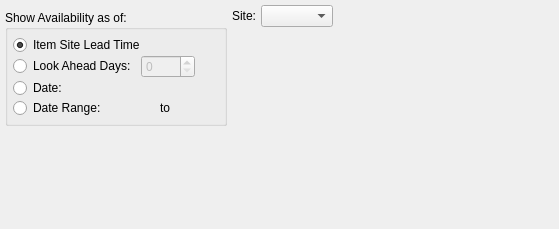
<?xml version="1.0" encoding="UTF-8"?>
<ui version="4.0">
 <comment>This file is part of the xTuple ERP: PostBooks Edition, a free and
open source Enterprise Resource Planning software suite,
Copyright (c) 1999-2010 by OpenMFG LLC, d/b/a xTuple.
It is licensed to you under the Common Public Attribution License
version 1.0, the full text of which (including xTuple-specific Exhibits)
is available at www.xtuple.com/CPAL.  By using this software, you agree
to be bound by its terms.</comment>
 <class>dspOrders</class>
 <widget class="QWidget" name="dspOrders">
  <property name="geometry">
   <rect>
    <x>0</x>
    <y>0</y>
    <width>559</width>
    <height>229</height>
   </rect>
  </property>
  <property name="windowTitle">
   <string>Item Orders</string>
  </property>
  <layout class="QHBoxLayout" name="horizontalLayout">
   <item>
    <layout class="QVBoxLayout">
     <property name="spacing">
      <number>5</number>
     </property>
     <property name="margin">
      <number>0</number>
     </property>
     <item>
      <widget class="ItemCluster" name="_item"/>
     </item>
     <item>
      <widget class="QGroupBox" name="_showByGroup">
       <property name="title">
        <string>Show Availability as of:</string>
       </property>
       <layout class="QVBoxLayout">
        <property name="spacing">
         <number>0</number>
        </property>
        <property name="margin">
         <number>5</number>
        </property>
        <item>
         <widget class="QRadioButton" name="_leadTime">
          <property name="text">
           <string>Item Site Lead Time</string>
          </property>
          <property name="checked">
           <bool>true</bool>
          </property>
         </widget>
        </item>
        <item>
         <layout class="QHBoxLayout">
          <property name="spacing">
           <number>5</number>
          </property>
          <property name="margin">
           <number>0</number>
          </property>
          <item>
           <widget class="QRadioButton" name="_byDays">
            <property name="enabled">
             <bool>true</bool>
            </property>
            <property name="text">
             <string>Look Ahead Days:</string>
            </property>
           </widget>
          </item>
          <item>
           <layout class="QHBoxLayout">
            <property name="spacing">
             <number>0</number>
            </property>
            <property name="margin">
             <number>0</number>
            </property>
            <item>
             <widget class="QSpinBox" name="_days">
              <property name="enabled">
               <bool>false</bool>
              </property>
              <property name="minimum">
               <number>0</number>
              </property>
              <property name="maximum">
               <number>1000</number>
              </property>
             </widget>
            </item>
            <item>
             <spacer>
              <property name="orientation">
               <enum>Qt::Horizontal</enum>
              </property>
              <property name="sizeType">
               <enum>QSizePolicy::Expanding</enum>
              </property>
              <property name="sizeHint" stdset="0">
               <size>
                <width>20</width>
                <height>20</height>
               </size>
              </property>
             </spacer>
            </item>
           </layout>
          </item>
         </layout>
        </item>
        <item>
         <layout class="QHBoxLayout">
          <property name="spacing">
           <number>5</number>
          </property>
          <property name="margin">
           <number>0</number>
          </property>
          <item>
           <widget class="QRadioButton" name="_byDate">
            <property name="text">
             <string>Date:</string>
            </property>
           </widget>
          </item>
          <item>
           <layout class="QHBoxLayout">
            <property name="spacing">
             <number>0</number>
            </property>
            <property name="margin">
             <number>0</number>
            </property>
            <item>
             <widget class="DLineEdit" name="_date">
              <property name="enabled">
               <bool>false</bool>
              </property>
             </widget>
            </item>
            <item>
             <spacer>
              <property name="orientation">
               <enum>Qt::Horizontal</enum>
              </property>
              <property name="sizeType">
               <enum>QSizePolicy::MinimumExpanding</enum>
              </property>
              <property name="sizeHint" stdset="0">
               <size>
                <width>20</width>
                <height>20</height>
               </size>
              </property>
             </spacer>
            </item>
           </layout>
          </item>
         </layout>
        </item>
        <item>
         <layout class="QHBoxLayout">
          <property name="spacing">
           <number>5</number>
          </property>
          <property name="margin">
           <number>0</number>
          </property>
          <item>
           <widget class="QRadioButton" name="_byRange">
            <property name="text">
             <string>Date Range:</string>
            </property>
           </widget>
          </item>
          <item>
           <widget class="DLineEdit" name="_startDate">
            <property name="enabled">
             <bool>false</bool>
            </property>
           </widget>
          </item>
          <item>
           <widget class="QLabel" name="_toLit">
            <property name="text">
             <string>to</string>
            </property>
            <property name="alignment">
             <set>Qt::AlignCenter</set>
            </property>
           </widget>
          </item>
          <item>
           <widget class="DLineEdit" name="_endDate">
            <property name="enabled">
             <bool>false</bool>
            </property>
           </widget>
          </item>
         </layout>
        </item>
       </layout>
      </widget>
     </item>
     <item>
      <spacer name="verticalSpacer">
       <property name="orientation">
        <enum>Qt::Vertical</enum>
       </property>
       <property name="sizeHint" stdset="0">
        <size>
         <width>20</width>
         <height>0</height>
        </size>
       </property>
      </spacer>
     </item>
    </layout>
   </item>
   <item>
    <layout class="QVBoxLayout">
     <property name="spacing">
      <number>0</number>
     </property>
     <property name="margin">
      <number>0</number>
     </property>
     <item>
      <layout class="QHBoxLayout">
       <property name="spacing">
        <number>5</number>
       </property>
       <property name="margin">
        <number>0</number>
       </property>
       <item>
        <widget class="QLabel" name="_warehouseLit">
         <property name="text">
          <string>Site:</string>
         </property>
         <property name="alignment">
          <set>Qt::AlignRight|Qt::AlignTrailing|Qt::AlignVCenter</set>
         </property>
         <property name="buddy">
          <cstring>_warehouse</cstring>
         </property>
        </widget>
       </item>
       <item>
        <widget class="WComboBox" name="_warehouse"/>
       </item>
      </layout>
     </item>
     <item>
      <spacer>
       <property name="orientation">
        <enum>Qt::Vertical</enum>
       </property>
       <property name="sizeType">
        <enum>QSizePolicy::Expanding</enum>
       </property>
       <property name="sizeHint" stdset="0">
        <size>
         <width>20</width>
         <height>0</height>
        </size>
       </property>
      </spacer>
     </item>
    </layout>
   </item>
   <item>
    <spacer name="horizontalSpacer">
     <property name="orientation">
      <enum>Qt::Horizontal</enum>
     </property>
     <property name="sizeHint" stdset="0">
      <size>
       <width>0</width>
       <height>20</height>
      </size>
     </property>
    </spacer>
   </item>
  </layout>
 </widget>
 <layoutdefault spacing="5" margin="5"/>
 <pixmapfunction>qPixmapFromMimeSource</pixmapfunction>
 <customwidgets>
  <customwidget>
   <class>DLineEdit</class>
   <extends>QWidget</extends>
   <header>datecluster.h</header>
  </customwidget>
  <customwidget>
   <class>ItemCluster</class>
   <extends>QWidget</extends>
   <header>itemcluster.h</header>
  </customwidget>
  <customwidget>
   <class>WComboBox</class>
   <extends>XComboBox</extends>
   <header>wcombobox.h</header>
  </customwidget>
  <customwidget>
   <class>XComboBox</class>
   <extends>QComboBox</extends>
   <header>xcombobox.h</header>
  </customwidget>
 </customwidgets>
 <tabstops>
  <tabstop>_item</tabstop>
  <tabstop>_warehouse</tabstop>
  <tabstop>_leadTime</tabstop>
  <tabstop>_byDays</tabstop>
  <tabstop>_days</tabstop>
  <tabstop>_byDate</tabstop>
  <tabstop>_date</tabstop>
  <tabstop>_byRange</tabstop>
  <tabstop>_startDate</tabstop>
  <tabstop>_endDate</tabstop>
 </tabstops>
 <resources/>
 <connections>
  <connection>
   <sender>_item</sender>
   <signal>privateIdChanged(int)</signal>
   <receiver>_warehouse</receiver>
   <slot>findItemsites(int)</slot>
   <hints>
    <hint type="sourcelabel">
     <x>20</x>
     <y>20</y>
    </hint>
    <hint type="destinationlabel">
     <x>20</x>
     <y>20</y>
    </hint>
   </hints>
  </connection>
  <connection>
   <sender>_item</sender>
   <signal>warehouseIdChanged(int)</signal>
   <receiver>_warehouse</receiver>
   <slot>setId(int)</slot>
   <hints>
    <hint type="sourcelabel">
     <x>20</x>
     <y>20</y>
    </hint>
    <hint type="destinationlabel">
     <x>20</x>
     <y>20</y>
    </hint>
   </hints>
  </connection>
  <connection>
   <sender>_byDays</sender>
   <signal>toggled(bool)</signal>
   <receiver>_days</receiver>
   <slot>setEnabled(bool)</slot>
   <hints>
    <hint type="sourcelabel">
     <x>20</x>
     <y>20</y>
    </hint>
    <hint type="destinationlabel">
     <x>20</x>
     <y>20</y>
    </hint>
   </hints>
  </connection>
  <connection>
   <sender>_byDate</sender>
   <signal>toggled(bool)</signal>
   <receiver>_date</receiver>
   <slot>setEnabled(bool)</slot>
   <hints>
    <hint type="sourcelabel">
     <x>20</x>
     <y>20</y>
    </hint>
    <hint type="destinationlabel">
     <x>20</x>
     <y>20</y>
    </hint>
   </hints>
  </connection>
  <connection>
   <sender>_byRange</sender>
   <signal>toggled(bool)</signal>
   <receiver>_startDate</receiver>
   <slot>setEnabled(bool)</slot>
   <hints>
    <hint type="sourcelabel">
     <x>20</x>
     <y>20</y>
    </hint>
    <hint type="destinationlabel">
     <x>20</x>
     <y>20</y>
    </hint>
   </hints>
  </connection>
  <connection>
   <sender>_byRange</sender>
   <signal>toggled(bool)</signal>
   <receiver>_endDate</receiver>
   <slot>setEnabled(bool)</slot>
   <hints>
    <hint type="sourcelabel">
     <x>20</x>
     <y>20</y>
    </hint>
    <hint type="destinationlabel">
     <x>20</x>
     <y>20</y>
    </hint>
   </hints>
  </connection>
 </connections>
</ui>
